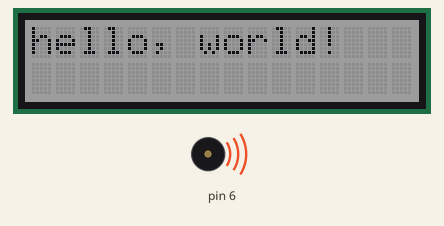
Simulated run of this sketch. Board: Arduino Uno, built with avr-gcc and run on an emulated ATmega328P. Parts: 16×2 character LCD, buzzer (waves = sounding).

Above: at 2.5 s.
At 3.2 s:
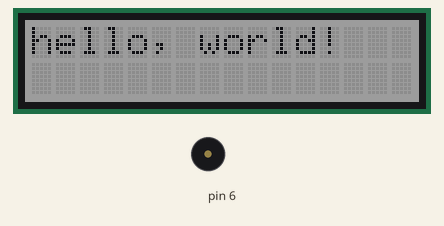
Timing chart, 0 to 4.7 s (numbered marks = the images above):
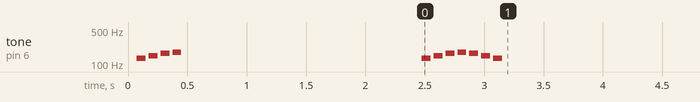

The sketch:

vaughnsplayground.ino
```cpp
#include <Wire.h>
#include <rgb_lcd.h>
#include "pitches.h"

/* Inputs and Outputs */
#define BUTTON1 2
#define BUTTON2 3
#define TOUCH   4
#define LIGHT   A0
#define POT1    A1
#define POT2    A2
#define SPEAKER 6

/* Durations */
#define EIGHTH    125
#define QUARTER   250
#define HALF      500
#define FULL      1000
#define SIXTEENTH 63
#define WAIT_RATIO 1.3

/* LCD */
rgb_lcd lcd;
int red = 128;
int green = 128;
int blue = 128;

/* Variables */
int curr_note = NOTE_C4;
int curr_dur = QUARTER;

void setup() {
  // put your setup code here, to run once:
  pinMode(BUTTON1, INPUT);
  pinMode(BUTTON2, INPUT);
  pinMode(TOUCH, INPUT);

  Serial.begin(9600);

  lcd.begin(16, 2);
  lcd.setRGB(red, green, blue);

  lcd.print("hello, world!");

  playDiddy2(SPEAKER);
  delay(2000);
  playDiddy3(SPEAKER);
}

void printStatus(void) {
  Serial.print("BUTTON1: "); Serial.print(digitalRead(BUTTON1));
  Serial.print(" BUTTON2: "); Serial.print(digitalRead(BUTTON2));
  Serial.print(" TOUCH: "); Serial.print(digitalRead(TOUCH));
  Serial.print(" POT1: "); Serial.print(analogRead(POT1));
  Serial.print(" POT2: "); Serial.print(analogRead(POT2));
  Serial.print(" LIGHT: "); Serial.println(analogRead(LIGHT));

}

void loop() {
  // put your main code here, to run repeatedly:
  //printStatus();
  //tone(SPEAKER, curr_note, curr_dur); delay(curr_dur * WAIT_RATIO);
}
```

pitch_constants.cpp
```cpp
#include "pitches.h"

const int reg[7][7] =  {{ NOTE_B0, NOTE_C1, NOTE_D1, NOTE_E1, NOTE_F1, NOTE_G1, NOTE_A1 },
                        { NOTE_B1, NOTE_C2, NOTE_D2, NOTE_E2, NOTE_F2, NOTE_G2, NOTE_A2 },
                        { NOTE_B2, NOTE_C3, NOTE_D3, NOTE_E3, NOTE_F3, NOTE_G3, NOTE_A3 },
                        { NOTE_B3, NOTE_C4, NOTE_D4, NOTE_E4, NOTE_F4, NOTE_G4, NOTE_A4 },
                        { NOTE_B4, NOTE_C5, NOTE_D5, NOTE_E5, NOTE_F5, NOTE_G5, NOTE_A5 },
                        { NOTE_B5, NOTE_C6, NOTE_D6, NOTE_E6, NOTE_F6, NOTE_G6, NOTE_A6 },
                        { NOTE_B6, NOTE_C7, NOTE_D7, NOTE_E7, NOTE_F7, NOTE_G7, NOTE_A7 }};

const int sharp[7][5] = {{ NOTE_CS1, NOTE_DS1, NOTE_FS1, NOTE_GS1, NOTE_AS1 },
                         { NOTE_CS2, NOTE_DS2, NOTE_FS2, NOTE_GS2, NOTE_AS2 },
                         { NOTE_CS3, NOTE_DS3, NOTE_FS3, NOTE_GS3, NOTE_AS3 },
                         { NOTE_CS4, NOTE_DS4, NOTE_FS4, NOTE_GS4, NOTE_AS4 },
                         { NOTE_CS5, NOTE_DS5, NOTE_FS5, NOTE_GS5, NOTE_AS5 },
                         { NOTE_CS6, NOTE_DS6, NOTE_FS6, NOTE_GS6, NOTE_AS6 },
                         { NOTE_CS7, NOTE_DS7, NOTE_FS7, NOTE_GS7, NOTE_AS7 }};

void playDiddy2(int speaker) {
  tone(speaker, NOTE_C3, 75); delay(100);
  tone(speaker, NOTE_D3, 75); delay(100);
  tone(speaker, NOTE_E3, 75); delay(100);
  tone(speaker, NOTE_F3, 75); delay(100);
}

void playDiddy3(int speaker) {
  tone(speaker, NOTE_C3, 75); delay(100);
  tone(speaker, NOTE_D3, 75); delay(100);
  tone(speaker, NOTE_E3, 75); delay(100);
  tone(speaker, NOTE_F3, 75); delay(100);
  tone(speaker, NOTE_E3, 75); delay(100);
  tone(speaker, NOTE_D3, 75); delay(100);
  tone(speaker, NOTE_C3, 75); delay(100);
}
```

pitches.h
```cpp
#include "Arduino.h"

extern const int reg[7][7];
extern const int sharp[7][5];

void playDiddy2(int speaker);
void playDiddy3(int speaker);

// 89 notes, 0-1023
#define NOTE_B0 31
#define NOTE_C1 33
#define NOTE_CS1 35
#define NOTE_D1 37
#define NOTE_DS1 39
#define NOTE_E1 41
#define NOTE_F1 44
#define NOTE_FS1 46
#define NOTE_G1 49
#define NOTE_GS1 52
#define NOTE_A1 55
#define NOTE_AS1 58
#define NOTE_B1 62
#define NOTE_C2 65
#define NOTE_CS2 69
#define NOTE_D2 73
#define NOTE_DS2 78
#define NOTE_E2 82
#define NOTE_F2 87
#define NOTE_FS2 93
#define NOTE_G2 98
#define NOTE_GS2 104
#define NOTE_A2 110
#define NOTE_AS2 117
#define NOTE_B2 123
#define NOTE_C3 131
#define NOTE_CS3 139
#define NOTE_D3 147
#define NOTE_DS3 156
#define NOTE_E3 165
#define NOTE_F3 175
#define NOTE_FS3 185
#define NOTE_G3 196
#define NOTE_GS3 208
#define NOTE_A3 220
#define NOTE_AS3 233
#define NOTE_B3 247
#define NOTE_C4 262
#define NOTE_CS4 277
#define NOTE_D4 294
#define NOTE_DS4 311
#define NOTE_E4 330
#define NOTE_F4 349
#define NOTE_FS4 370
#define NOTE_G4 392
#define NOTE_GS4 415
#define NOTE_A4 440
#define NOTE_AS4 466
#define NOTE_B4 494
#define NOTE_C5 523
#define NOTE_CS5 554
#define NOTE_D5 587
#define NOTE_DS5 622
#define NOTE_E5 659
#define NOTE_F5 698
#define NOTE_FS5 740
#define NOTE_G5 784
#define NOTE_GS5 831
#define NOTE_A5 880
#define NOTE_AS5 932
#define NOTE_B5 988
#define NOTE_C6 1047
#define NOTE_CS6 1109
#define NOTE_D6 1175
#define NOTE_DS6 1245
#define NOTE_E6 1319
#define NOTE_F6 1397
#define NOTE_FS6 1480
#define NOTE_G6 1568
#define NOTE_GS6 1661
#define NOTE_A6 1760
#define NOTE_AS6 1865
#define NOTE_B6 1976
#define NOTE_C7 2093
#define NOTE_CS7 2217
#define NOTE_D7 2349
#define NOTE_DS7 2489
#define NOTE_E7 2637
#define NOTE_F7 2794
#define NOTE_FS7 2960
#define NOTE_G7 3136
#define NOTE_GS7 3322
#define NOTE_A7 3520
#define NOTE_AS7 3729
#define NOTE_B7 3951
#define NOTE_C8 4186
#define NOTE_CS8 4435
#define NOTE_D8 4699
#define NOTE_DS8 4978
```
